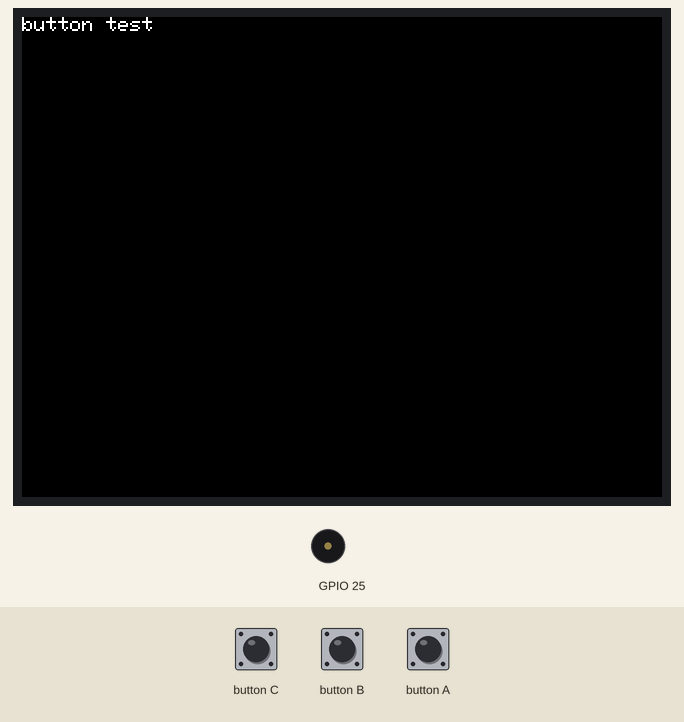
A sketch run on a simulated ESP32. On the bench: 320×240 colour display, buzzer (waves = sounding). The test bench sets the inputs (shaded band). What the sketch prints to the serial monitor is not drawn.

Above: at 1.3 s.
1.4 s: button C pressed for 0.15 s
At 2.6 s:
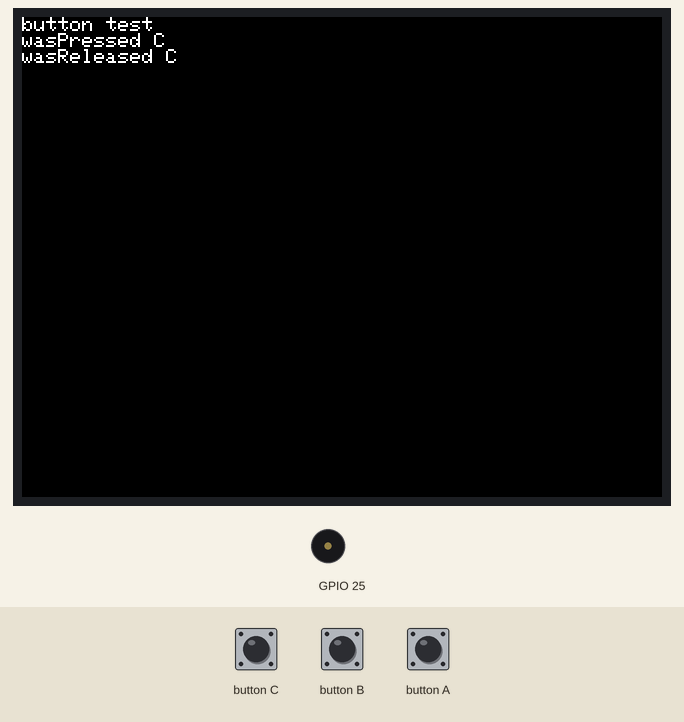
3.0 s: button B pressed for 0.15 s
At 3.8 s:
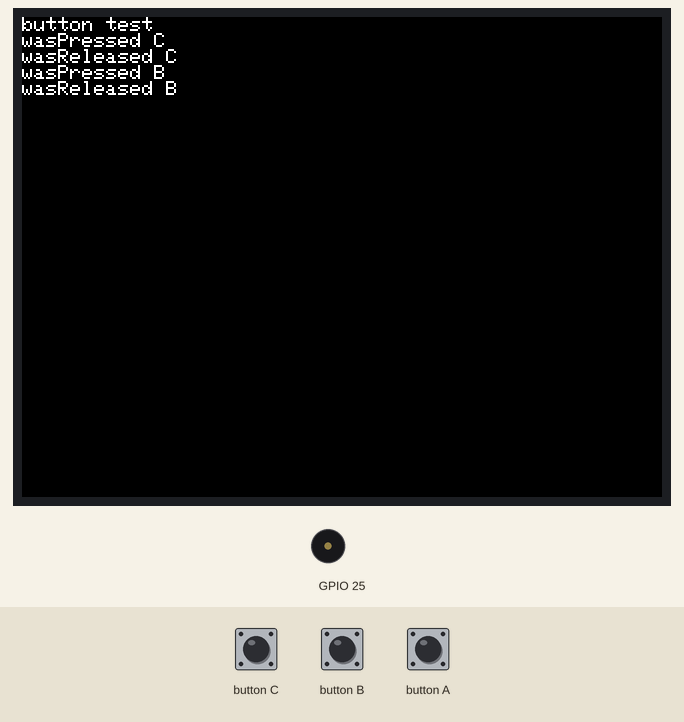
4.6 s: button A pressed for 0.15 s
At 5.0 s:
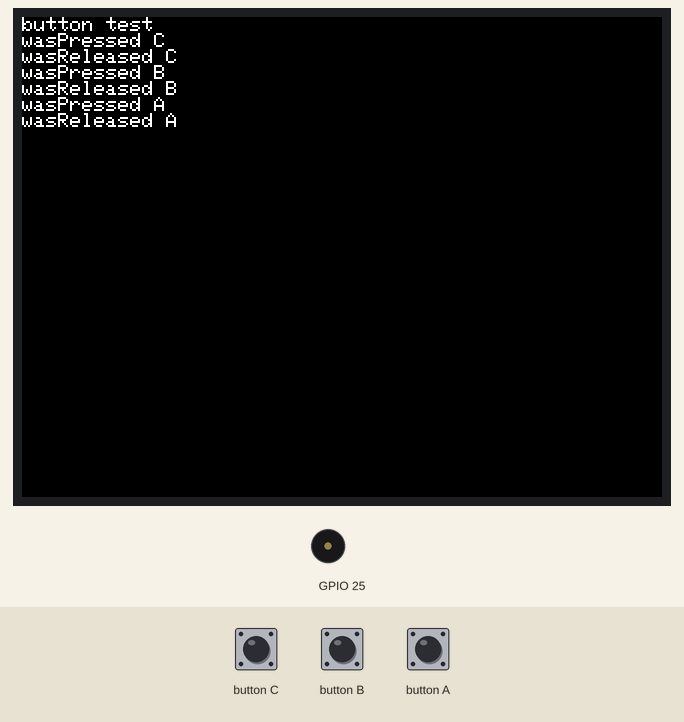
6.2 s: button C pressed for 1 s
At 7.5 s:
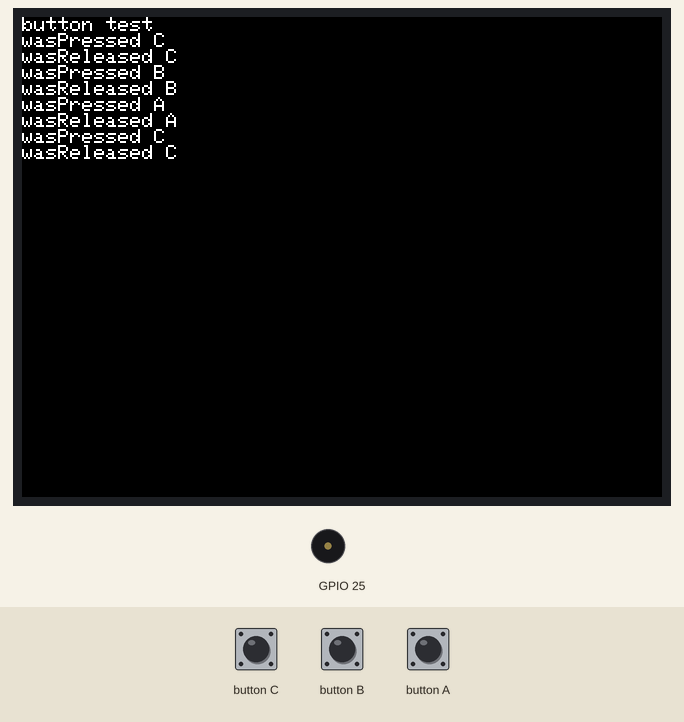
8.7 s: button B pressed for 1 s
At 9.5 s:
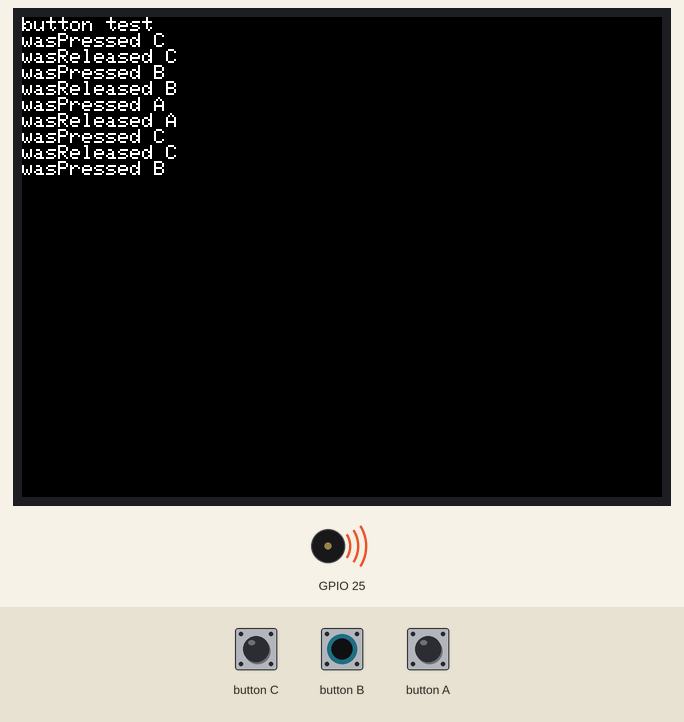
11.2 s: button A pressed for 1 s
At 12.5 s:
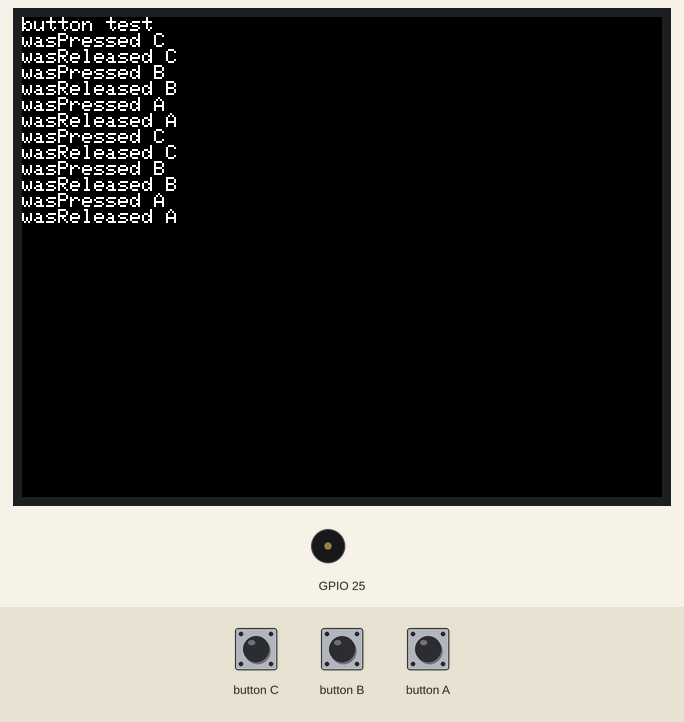
Timing chart, 0 to 14.2 s (numbered marks = the images above; inputs shaded):
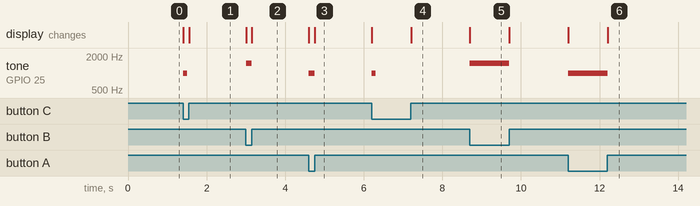

Measured:
- after the input at 1.4 s, tone on GPIO 25: silent → 1000 Hz at once, → silent 0.10 s later; the display: first changes at once (image 1 shows a later state)
- after the input at 3.0 s, tone on GPIO 25: silent → 1500 Hz at once, → silent 0.15 s later; the display: first changes at once (image 2 shows a later state)
- after the input at 4.6 s, tone on GPIO 25: silent → 1000 Hz at once, → silent 0.15 s later; the display: first changes at once (image 3 shows a later state)
- after the input at 6.2 s, tone on GPIO 25: silent → 1000 Hz at once, → silent 0.10 s later; the display: first changes at once (image 4 shows a later state)
- after the input at 8.7 s, tone on GPIO 25: silent → 1500 Hz at once, → silent 1.0 s later; the display: changes at once (image 5)
- after the input at 11.2 s, tone on GPIO 25: silent → 1000 Hz at once, → silent 1.0 s later; the display: first changes at once (image 6 shows a later state)

The sketch:

simple_buttons_speaker.ino
```cpp
#include <M5Stack.h>

// the setup routine runs once when M5Stack starts up
void setup(){

  // initialize the M5Stack object
  M5.begin();

  // Lcd display
  M5.Lcd.printf("button test\r\n");

  // Set beep sound
  M5.Speaker.setBeep(500, 100); // freq:500Hz, duration 100ms.
}

// the loop routine runs over and over again forever
void loop() {

  if(M5.BtnA.wasPressed()) {
    M5.Lcd.printf("wasPressed A \r\n");
    Serial.printf("wasPressed A \r\n");
    M5.Speaker.tone(1000);
  }

  if(M5.BtnA.wasReleased()) {
    M5.Lcd.printf("wasReleased A \r\n");
    Serial.printf("wasReleased A \r\n");
    M5.Speaker.mute();
  }

  if(M5.BtnB.wasPressed()) {
    M5.Lcd.printf("wasPressed B \r\n");
    Serial.printf("wasPressed B \r\n");
    M5.Speaker.tone(1500);
  }

  if(M5.BtnB.wasReleased()) {
    M5.Lcd.printf("wasReleased B \r\n");
    Serial.printf("wasReleased B \r\n");
    M5.Speaker.mute();
  }

  if(M5.BtnC.wasPressed()) {
    M5.Lcd.printf("wasPressed C \r\n");
    Serial.printf("wasPressed C \r\n");
    M5.Speaker.beep();
  }

  if(M5.BtnC.wasReleased()) {
    M5.Lcd.printf("wasReleased C \r\n");
    Serial.printf("wasReleased C \r\n");
  }

  M5.update();
}
```
